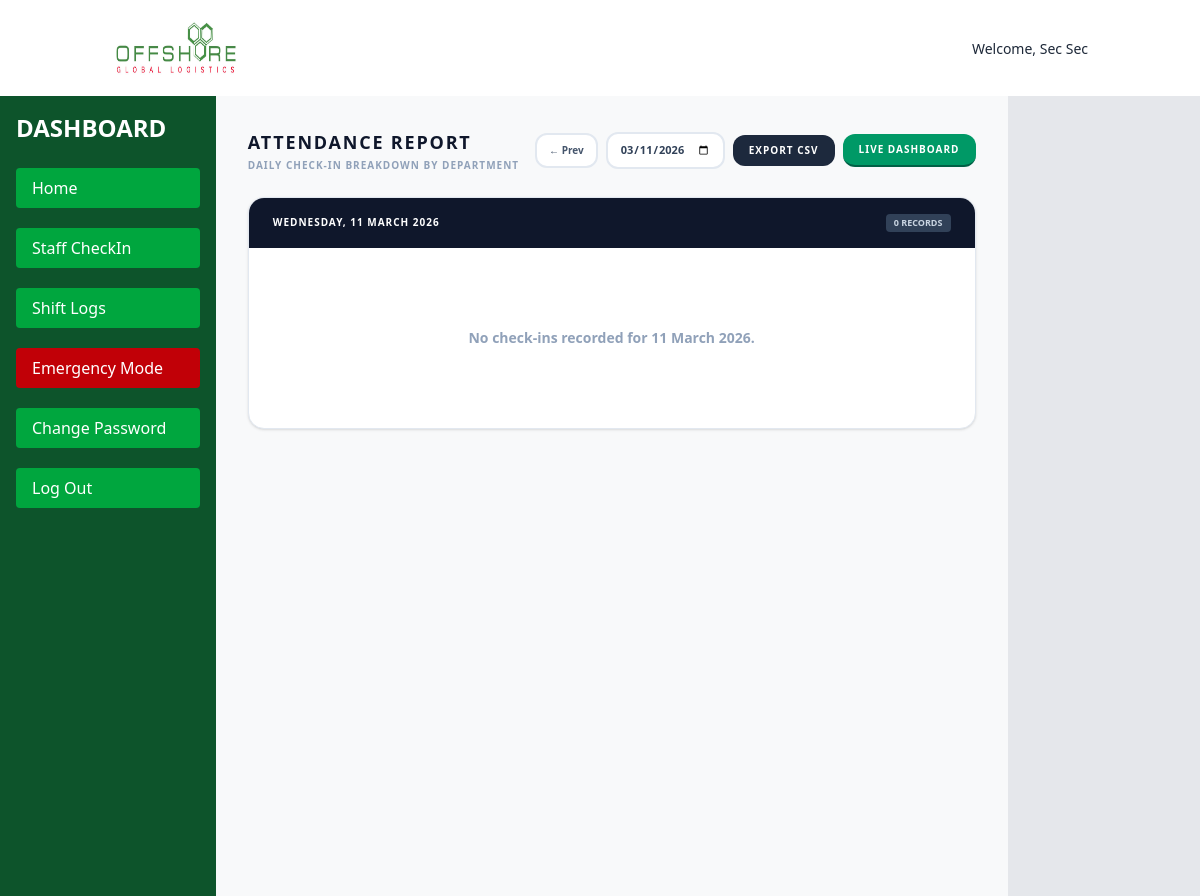
Before: /user/staff/attendance/ (signed in) with the older database file.
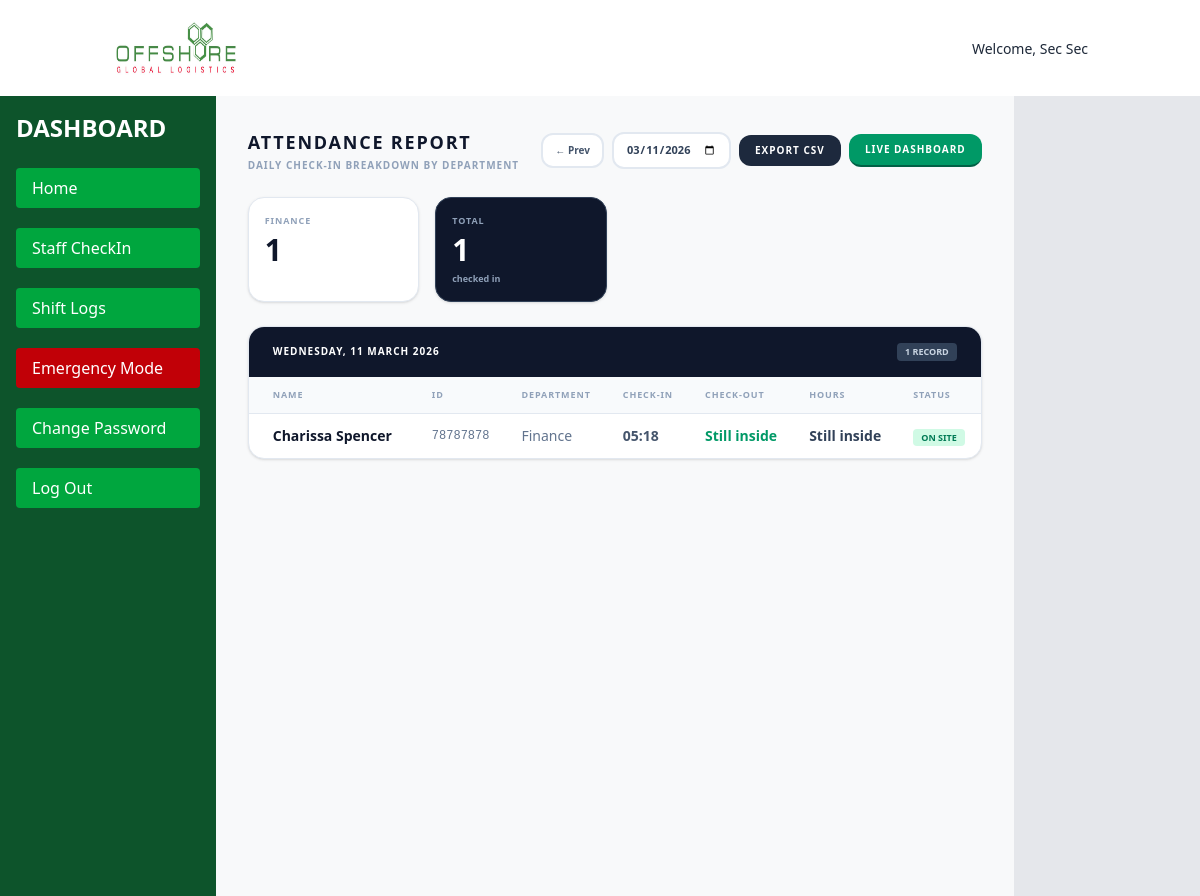
After: the same page with the newer database file.
### userauth/models.py (models this page shows, shortened)
class StaffCheckInOut(models.Model):
    name = models.CharField(max_length=100)
    id_no = models.CharField(max_length=50)
    phone_no = models.CharField(max_length=50)
    department = models.CharField(max_length=100)
    time_in = models.DateTimeField(default=timezone.now)
    time_out = models.DateTimeField(null=True, blank=True)

### userauth/views.py (the view, shortened to what this page needs)
# urls.py: path("staff/attendance/", views.staff_attendance, name="staff_attendance"),
@login_required
def staff_attendance(request):
    date_str = request.GET.get("date", "")
    try:
        report_date = date.fromisoformat(date_str)
    except ValueError:
        report_date = timezone.now().date()
    day_start = timezone.make_aware(
        timezone.datetime(report_date.year, report_date.month, report_date.day, 0, 0, 0)
    )
    day_end = day_start + timedelta(days=1)
    records = (
        StaffCheckInOut.objects
        .filter(time_in__gte=day_start, time_in__lt=day_end)
        .order_by("department", "time_in")
    )
    rows               = []
    department_summary = {}
    for r in records:
        hours     = _hours_on_site(r.time_in, r.time_out) if r.time_out else None
        ot        = _is_overtime(r.time_in, r.time_out)
        long_stay = _is_long_stay(r.time_in, r.time_out)
        rows.append({
            "record":       r,
            "hours":        hours,
            "duration_str": _format_duration(hours) if hours is not None else "Still inside",
            "is_overtime":  ot,
            "is_long_stay": long_stay,
            "still_inside": r.time_out is None,
        })
        dept = r.department or "Unassigned"
        if dept not in department_summary:
            department_summary[dept] = {"count": 0, "overtime": 0}
        department_summary[dept]["count"] += 1
        if ot:
            department_summary[dept]["overtime"] += 1
    context = {
        "rows":               rows,
        "report_date":        report_date,
        "total":              len(rows),
        "department_summary": department_summary,
        "prev_date":          (report_date - timedelta(days=1)).isoformat(),
        "next_date":          (report_date + timedelta(days=1)).isoformat(),
        "today":              timezone.now().date().isoformat(),
        "overtime_hour":      OVERTIME_HOUR,
    }
    return render(request, "staff_attendance.html", context)

### userauth/views.py (called while the page is built)
def _is_overtime(time_in, time_out=None):
    end = time_out or timezone.now()
    return time_in.hour < OVERTIME_HOUR and end.hour >= OVERTIME_HOUR

def _is_long_stay(time_in, time_out=None):
    end = time_out or timezone.now()
    return time_in.hour < OVERTIME_HOUR and end.hour >= LONG_STAY_HOUR

### userauth/templates/staff_attendance.html (shortened to what the changed rows need)
{% extends 'nav.html' %}
{% block content %}
<section class="min-h-screen bg-[#f8f9fa] font-sans text-slate-800">
<main class="p-4 sm:p-6 md:p-8 max-w-6xl mx-auto space-y-6">
  <div class="flex flex-col sm:flex-row sm:items-center justify-between gap-4">
    <div>
      <h1 class="text-lg font-black text-slate-900 uppercase tracking-widest">Attendance Report</h1>
    </div>
  </div>
  {% if department_summary %}
  <div class="grid grid-cols-2 sm:grid-cols-3 lg:grid-cols-4 gap-4">
    {% for dept, stats in department_summary.items %}
    <div class="bg-white rounded-2xl border border-slate-200 shadow-sm p-4">
      <p class="text-[9px] font-black text-slate-400 uppercase tracking-widest mb-1 truncate">{{ dept }}</p>
      <p class="text-3xl font-black text-slate-900">{{ stats.count }}</p>
    </div>
    {% endfor %}
    <div class="bg-slate-900 rounded-2xl border border-slate-700 shadow-sm p-4">
      <p class="text-[9px] font-black text-slate-400 uppercase tracking-widest mb-1">Total</p>
      <p class="text-3xl font-black text-white">{{ total }}</p>
      <p class="text-[9px] text-slate-400 font-bold mt-1">checked in</p>
    </div>
  </div>
  {% endif %}
  <div class="bg-white rounded-2xl border border-slate-200 shadow-sm overflow-hidden">
    <div class="bg-slate-900 px-6 py-4 flex items-center justify-between">
      <h2 class="text-[10px] font-black text-white uppercase tracking-widest">
        {{ report_date|date:"l, d F Y" }}
      </h2>
      <span class="px-2 py-0.5 bg-slate-700 text-slate-300 text-[9px] font-black rounded uppercase">
        {{ total }} record{{ total|pluralize }}
      </span>
    </div>
    {% if rows %}
    <div class="overflow-x-auto">
      <table class="w-full text-sm">
        <thead>
          <tr class="bg-slate-50 border-b border-slate-200">
            <th class="px-6 py-3 text-left text-[9px] font-black text-slate-400 uppercase tracking-widest">Name</th>
            <th class="px-4 py-3 text-left text-[9px] font-black text-slate-400 uppercase tracking-widest">ID</th>
            <th class="px-4 py-3 text-left text-[9px] font-black text-slate-400 uppercase tracking-widest">Department</th>
            <th class="px-4 py-3 text-left text-[9px] font-black text-slate-400 uppercase tracking-widest">Check-In</th>
            <th class="px-4 py-3 text-left text-[9px] font-black text-slate-400 uppercase tracking-widest">Check-Out</th>
            <th class="px-4 py-3 text-left text-[9px] font-black text-slate-400 uppercase tracking-widest">Hours</th>
            <th class="px-4 py-3 text-left text-[9px] font-black text-slate-400 uppercase tracking-widest">Status</th>
          </tr>
        </thead>
        <tbody class="divide-y divide-slate-100">
          {% for row in rows %}
          <tr class="hover:bg-slate-50 transition-colors
            {% if row.is_long_stay %}bg-red-50{% elif row.is_overtime %}bg-amber-50{% endif %}">
            <td class="px-6 py-3 font-black text-slate-900">{{ row.record.name }}</td>
            <td class="px-4 py-3 text-slate-500 font-mono text-xs">{{ row.record.id_no }}</td>
            <td class="px-4 py-3 text-slate-500">{{ row.record.department|default:"—" }}</td>
            <td class="px-4 py-3 text-slate-600 font-bold">{{ row.record.time_in|date:"H:i" }}</td>
            <td class="px-4 py-3 text-slate-600 font-bold">
              {% if row.record.time_out %}
                {{ row.record.time_out|date:"H:i" }}
              {% else %}
                <span class="text-emerald-600">Still inside</span>
              {% endif %}
            </td>
            <td class="px-4 py-3 font-black
              {% if row.is_long_stay %}text-red-600{% elif row.is_overtime %}text-amber-600{% else %}text-slate-700{% endif %}">
              {{ row.duration_str }}
            </td>
            <td class="px-4 py-3">
              {% if row.still_inside %}
                <span class="px-2 py-0.5 bg-emerald-100 text-emerald-700 text-[9px] font-black rounded uppercase">On Site</span>
              {% elif row.is_long_stay %}
                <span class="px-2 py-0.5 bg-red-100 text-red-700 text-[9px] font-black rounded uppercase">Long Stay</span>
              {% elif row.is_overtime %}
                <span class="px-2 py-0.5 bg-amber-100 text-amber-700 text-[9px] font-black rounded uppercase">Overtime</span>
              {% else %}
                <span class="px-2 py-0.5 bg-slate-100 text-slate-500 text-[9px] font-black rounded uppercase">Checked Out</span>
              {% endif %}
            </td>
          </tr>
          {% endfor %}
        </tbody>
      </table>
    </div>
    {% else %}
    <div class="px-6 py-20 text-center">
      <p class="text-slate-400 font-bold text-sm">No check-ins recorded for {{ report_date|date:"d F Y" }}.</p>
    </div>
    {% endif %}
  </div>
</main>
</section>
{% endblock %}

Changed rows visible on the page:
added StaffCheckInOut: department_summary "FINANCE", record.name "Charissa Spencer", record.id_no "78787878", record.department "Finance", record.time_in "05:18", shows "Still inside", duration_str "Still inside"
Other visible differences:
{{ total }}: (not shown) → "1"
{{ total }}: "0" → "1"
{{ report_date|date:"d F Y" }}: "11 March 2026" → (not shown)
new list line: "1"
text no longer shown: "No check-ins recorded for ."
text now shown: "TOTAL checked in NAME ID DEPARTMENT CHECK-IN CHECK-OUT HOURS STATUS"
